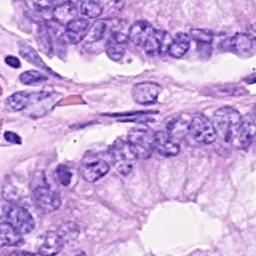
#> input picture test/resources/consep/images/test/test_10_002.jpg, 256 x 256 px
$ python -i post_proc.py   (imports and definitions only)
#> lines starting #> are read from the running program, lines starting #| are printed output that depends on the picture; after the words box and inside, x2 and y2 are one past the last pixel; in counts of white or black regions, pixels touching at a corner belong together
#> further down, picture is the input picture: shape (256, 256, 3); mean B, G, R 218.3, 168.3, 201.8
#> in dynamic_watershed_alias, `b_img = (p_img > p_thresh) + 0`: b_img: shape (256, 256, 3) int64; every value is 1
import cv2
import numpy as np
from skimage import img_as_float, img_as_ubyte
from skimage.measure import label
from skimage.morphology import (
    dilation,
    disk,
    erosion,
    reconstruction,
    remove_small_objects,
    square,
)
from skimage.segmentation import watershed


def prepare_prob(img, convertuint8=True, inverse=True):
    """
    Prepares the prob image for post-processing, it can convert from
    float -> to uint8 and it can inverse it if needed.
    """
    if convertuint8:
        img = img_as_ubyte(img)
    if inverse:
        img = 255 - img
    return img


def h_reconstruction_erosion(prob_img, h):
    """
    Performs a H minimma reconstruction via an erosion method.
    """
#> called with h = 8

    def making_top_mask(x, lamb=h):
        return min(255, x + lamb)

    f = np.vectorize(making_top_mask)
    shift_prob_img = f(prob_img)

    seed = shift_prob_img
    mask = prob_img
    recons = reconstruction(seed, mask, method="erosion").astype(np.dtype("ubyte"))
    return recons


def find_maxima(img, convertuint8=False, inverse=False, mask=None):
    """
    Finds all local maxima from 2D image.
    """
#> called with convertuint8 = False, inverse = False
    img = prepare_prob(img, convertuint8=convertuint8, inverse=inverse)
    recons = h_reconstruction_erosion(img, 1)
    if mask is None:
        return recons - img
    else:
        res = recons - img
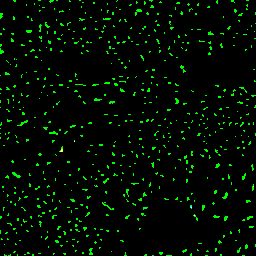
#> res: shape (256, 256, 3); mean B, G, R 0.000122, 0.0472, 0.000168; drawn with 1 as white
        res[mask == 0] = 0
        return res


def get_contours(img):
    """
    Returns only the contours of the image.
    The image has to be a binary image
    """
    img[img > 0] = 1
    return dilation(img, disk(2)) - erosion(img, disk(2))


def generate_wsl(ws):
    """
    Generates watershed line that correspond to areas of touching objects.
    """
    se = square(3)
    ero = ws.copy()
    ero[ero == 0] = ero.max() + 1
    ero = erosion(ero, se)
    ero[ws == 0] = 0

    grad = dilation(ws, se) - ero
    grad[ws == 0] = 0
    grad[grad > 0] = 255
    grad = grad.astype(np.uint8)
    return grad


def arrange_label(mat):
    """
    Arrange label image as to effectively put background to 0.
    """
    val, counts = np.unique(mat, return_counts=True)
    background_val = val[np.argmax(counts)]
    mat = label(mat, background=background_val)
    if np.min(mat) < 0:
        mat += np.min(mat)
        mat = arrange_label(mat)
    return mat


def dynamic_watershed_alias(p_img, lamb=8, p_thresh=0.9, min_size=100, mode="dist"):
    """
    Applies our dynamic watershed to 2D prob/dist image.
    """
    b_img = (p_img > p_thresh) + 0
    if mode == "prob":
        Probs_inv = prepare_prob(p_img)
    else:
        # 如果预测的是dist， 则不进行 img_as_ubyte 的处理么？
        Probs_inv = p_img

    Hrecons = h_reconstruction_erosion(Probs_inv, lamb)
    markers_Probs_inv = find_maxima(Hrecons, mask=b_img)
    markers_Probs_inv = label(markers_Probs_inv)
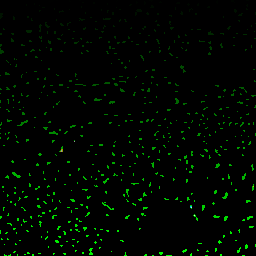
#> markers_Probs_inv: shape (256, 256, 3) int64; mean B, G, R 0.1, 15.2, 0.1; drawn with min black and max white
    ws_labels = watershed(Hrecons, markers_Probs_inv, mask=b_img)
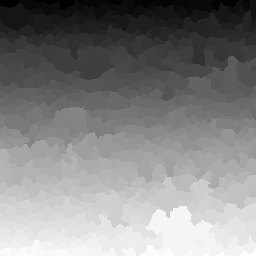
#> ws_labels: shape (256, 256, 3) int64; mean B, G, R 322.2, 322.2, 322.2; drawn with min black and max white
    ar_label = arrange_label(ws_labels)
#> in arrange_label, `val, counts = np.unique(mat, return_counts=True)`: val = 620 values from 1 to 620; counts = 620 values, max 4700 at index 595, min 14 at index 174, mean 317.1
#> in arrange_label, `background_val = val[np.argmax(counts)]`: background_val = 596
#> in arrange_label, `mat = label(mat, background=background_val)`:
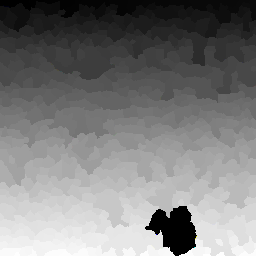
#> mat: shape (256, 256, 3) int64; mean B, G, R 303, 303, 303; drawn with min black and max white
    # TODO: test 是否需要加
    ar_label = remove_small_objects(ar_label, min_size=min_size, connectivity=1)
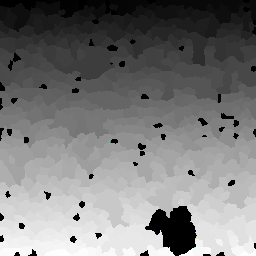
#> ar_label: shape (256, 256, 3) int64; mean B, G, R 295.3, 295.3, 295.3; drawn with min black and max white
    wsl = generate_wsl(ar_label)
#> in generate_wsl, `ero[ero == 0] = ero.max() + 1`:
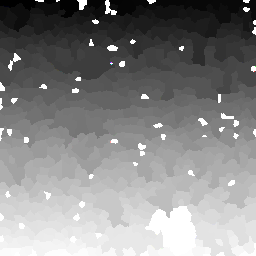
#> ero: shape (256, 256, 3) int64; 4.93% of pixels changed, all inside (x1, y1, x2, y2) = (0, 0, 256, 256); drawn with min black and max white
    ar_label[wsl > 0] = 0
    ar_label = arrange_label(ar_label)
    return ar_label


def post_process(prob_image, param=7, thresh=0.5, mode="dist"):
    """
    Perform dynamic_watershed_alias with some default parameters.
    """
    segmentation_mask = dynamic_watershed_alias(prob_image, param, thresh, mode)
    return segmentation_mask


# [8 lines of commented-out code are left out]

>>> import cv2
>>> picture = cv2.imread('../../test/resources/consep/images/test/test_10_002.jpg')
#> (the run stopped early here; a loop or call above may not have finished)

$ run again, on test/resources/consep/images/test/test_10_012.jpg
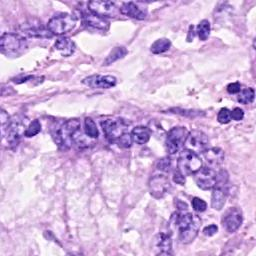
#> input picture test/resources/consep/images/test/test_10_012.jpg, 256 x 256 px
#> picture is the input picture: shape (256, 256, 3); mean B, G, R 219.1, 173.2, 204.8
#> in dynamic_watershed_alias, `markers_Probs_inv = label(markers_Probs_inv)`:
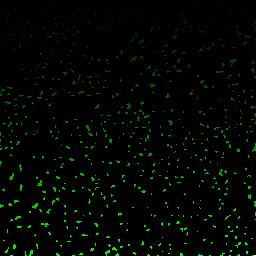
#> markers_Probs_inv: shape (256, 256, 3) int64; mean B, G, R 0.1, 14.5, 0; drawn with min black and max white
#> val = 627 values from 0 to 626; counts = 627 values, max 2333 at index 130, min 1 at index 0, mean 313.6
#> background_val = 130
#> in generate_wsl, `ero[ero == 0] = ero.max() + 1`:
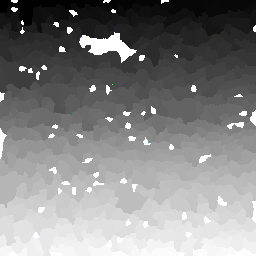
#> ero: shape (256, 256, 3) int64; mean B, G, R 325.3, 325.3, 325.3; drawn with min black and max white

$ run again, on test/resources/consep/images/test/test_11_001.jpg
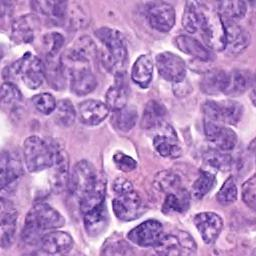
#> input picture test/resources/consep/images/test/test_11_001.jpg, 256 x 256 px
#> picture is the input picture: shape (256, 256, 3); mean B, G, R 196.3, 137.2, 180.9
#> b_img: shape (256, 256, 3) int64; every value is 1
#> in dynamic_watershed_alias, `markers_Probs_inv = label(markers_Probs_inv)`:
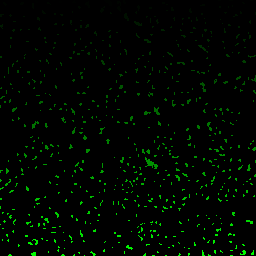
#> markers_Probs_inv: shape (256, 256, 3) int64; mean B, G, R 0, 16.8, 0; drawn with min black and max white
#> val = 661 values from 1 to 661; counts = 661 values, max 1545 at index 265, min 24 at index 37, mean 297.4
#> background_val = 266
#> in generate_wsl, `ero[ero == 0] = ero.max() + 1`:
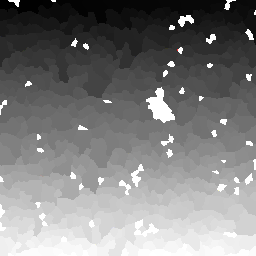
#> ero: shape (256, 256, 3) int64; mean B, G, R 325.5, 325.5, 325.5; drawn with min black and max white
